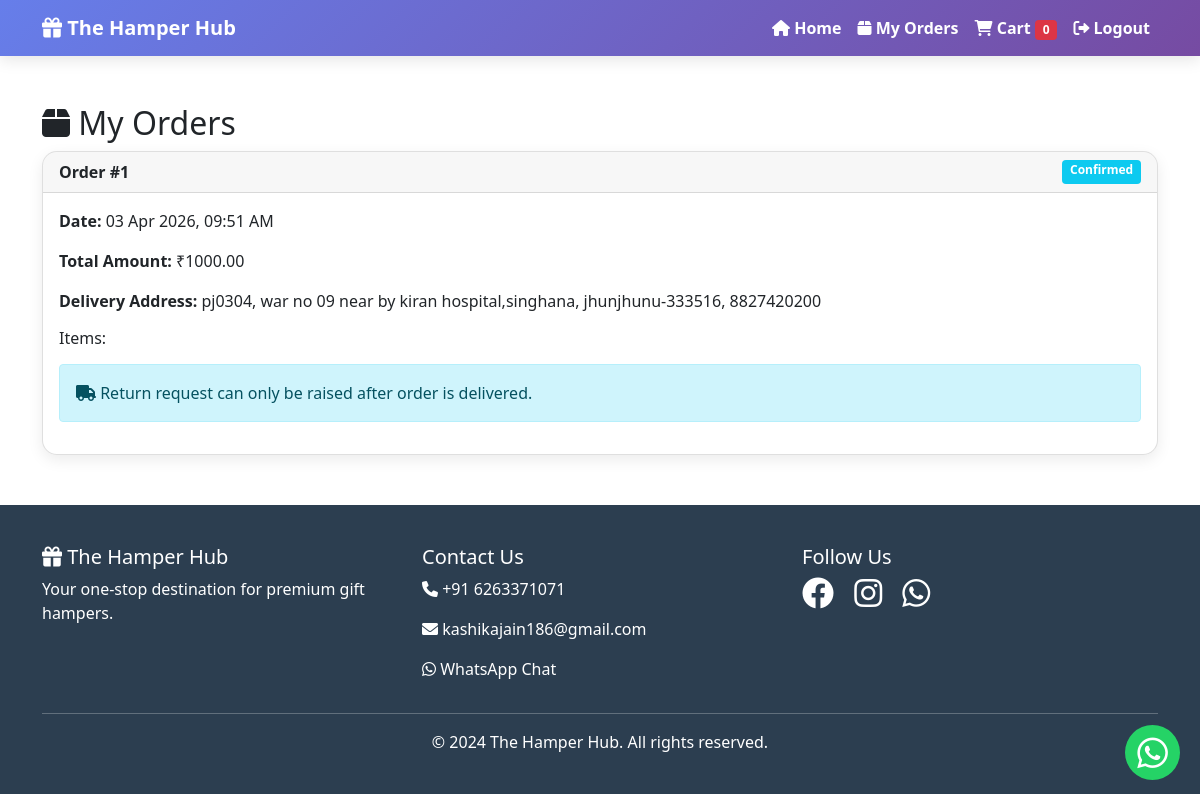
Screenshot of /my-orders/ (signed in) with the database file from the repository.
### gift/models.py (models this page shows, shortened)
class Order(models.Model):
    STATUS_CHOICES = [
        ('pending', 'Pending'),
        ('confirmed', 'Confirmed'),
        ('shipped', 'Shipped'),
        ('delivered', 'Delivered'),
        ('cancelled', 'Cancelled'),
    ]
    user = models.ForeignKey(CustomUser, on_delete=models.CASCADE, related_name='orders')
    full_name = models.CharField(max_length=200)
    email = models.EmailField()
    mobile = models.CharField(max_length=15)
    address = models.TextField()
    city = models.CharField(max_length=100)
    pincode = models.CharField(max_length=10)
    total_amount = models.DecimalField(max_digits=10, decimal_places=2)
    status = models.CharField(max_length=20, choices=STATUS_CHOICES, default='pending')
    created_at = models.DateTimeField(auto_now_add=True)
    updated_at = models.DateTimeField(auto_now=True)

### gift/views.py (the view)
# urls.py: path('my-orders/', views.my_orders, name='my_orders'),
@login_required
def my_orders(request):
    orders = Order.objects.filter(user=request.user).order_by('-created_at')
    return render(request, 'gift/my_orders.html', {'orders': orders})

### gift/templates/gift/my_orders.html (shortened to what this page needs)
{% extends 'gift/base.html' %}
{% block content %}
<div class="container my-5">
    <h2><i class="fas fa-box"></i> My Orders</h2>
    {% if orders %}
        {% for order in orders %}
        <div class="card mb-4">
            <div class="card-header d-flex justify-content-between">
                <strong>Order #{{ order.id }}</strong>
                <span class="badge {% if order.status == 'pending' %}bg-warning{% elif order.status == 'confirmed' %}bg-info{% elif order.status == 'shipped' %}bg-primary{% elif order.status == 'delivered' %}bg-success{% else %}bg-danger{% endif %}">
                    {{ order.get_status_display }}
                </span>
            </div>
            <div class="card-body">
                <p><strong>Date:</strong> {{ order.created_at|date:"d M Y, h:i A" }}</p>
                <p><strong>Total Amount:</strong> ₹{{ order.total_amount }}</p>
                <p><strong>Delivery Address:</strong> {{ order.full_name }}, {{ order.address }}, {{ order.city }}-{{ order.pincode }}, {{ order.mobile }}</p>
                <h6>Items:</h6>
                {% if order.status == 'pending' or order.status == 'confirmed' or order.status == 'shipped' %}
                    <div class="alert alert-info mt-2">
                        <i class="fas fa-truck"></i> Return request can only be raised after order is delivered.
                    </div>
                {% endif %}
            </div>
        </div>
        {% endfor %}
    {% else %}
        <div class="alert alert-info">No orders yet! <a href="{% url 'home' %}">Shop Now</a></div>
    {% endif %}
</div>
{% endblock %}

### gift/static/css/style.css (style rules this page uses)
:root { --primary: #667eea; --secondary: #764ba2; }
.card { border-radius: 15px; overflow: hidden; transition: transform 0.3s; box-shadow: 0 5px 15px rgba(0, 0, 0, 0.08); }

### rows the page displays
Order: id "1", status "Confirmed", created_at "03 Apr 2026, 09:51 AM", total_amount "1000.00", full_name "pj0304", address "war no 09 near by kiran hospital,singhana", city "jhunjhunu", pincode "333516", mobile "8827420200", shows "Return request can only be raised after order is delivered."

### other values shown
{{ cart_count|default:0 }} "0"
